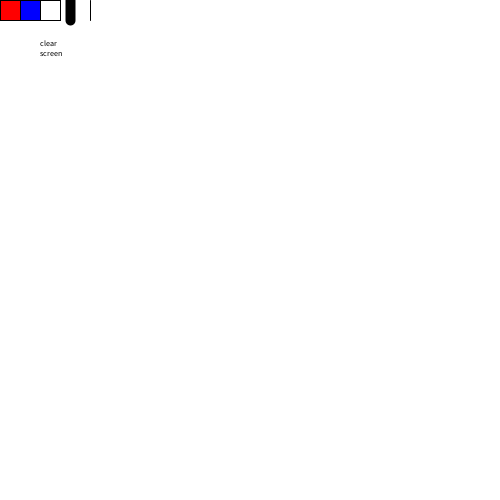
Frame 1 (no input)
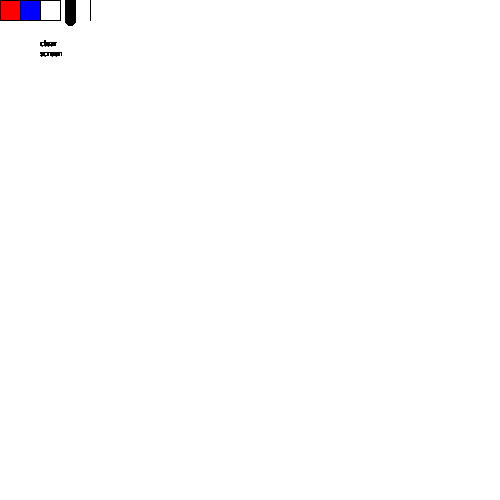
Frame 60 (the mouse pressed at the canvas centre just before this capture)
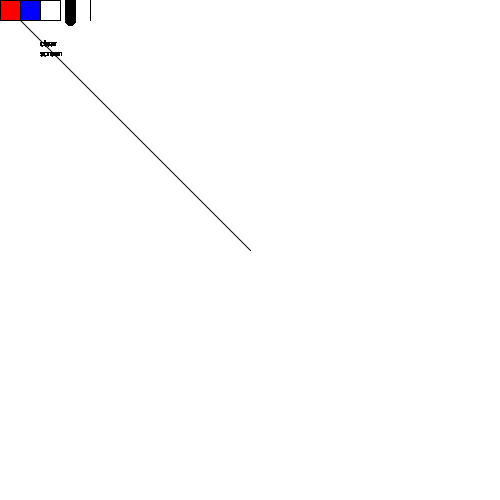
Frame 120 (the mouse held since frame 60 and released just before this capture)

The Processing sketch that drew these frames (run headless with seeded random() and noise(); from frame 60 on, the mouse is pressed at the canvas centre):

// Processing sketch: drawning_program
// ── drawning_program.pde
color paintColor = color(0, 0, 0);
int paintWidth = 1;
 
void setup() {
  size(500, 500);
  background(255);
  stroke(0,0,0);
}
 
void draw() {
  //these are my UI boxes
  strokeWeight(1);
  stroke(0);
  //red button
  fill(255, 0, 0);
  rect (0,0,20,20);
  //blue button
  fill(0,0,255);
  rect(20, 0, 20, 20);
  //clear screen button
  fill(255);
  rect(40, 0, 20, 20);
  //fat line button
  strokeWeight(10);
  line(70, 0, 70, 20);
  //skinny line button
  strokeWeight(1);
  line(90, 0, 90, 20);
  fill(0);
  textSize(8);
  text("clear screen", 40, 40, 25, 80);
   
  //this is my interactive section
  if(mousePressed == true) {
     
    if(mouseX < 20 && mouseX > 0 && mouseY < 20 && mouseY > 0) {
      paintColor = color(255, 0, 0);
    }
    if(mouseX < 40 && mouseX >20 && mouseY <20 && mouseY >0){
      paintColor = color(0, 0, 255);
    }
    if(mouseX < 60 && mouseX >40 && mouseY <20 && mouseY >0){
      background(255);
    }
    if(mouseX < 80 && mouseX >60 && mouseY <20 && mouseY >0 && paintWidth < 20){
      paintWidth++;
    }
    if(mouseX < 100 && mouseX >80 && mouseY <20 && mouseY >0 && paintWidth > 1){
      paintWidth--;
    }
    //here is where we actually draw on the page
    strokeWeight(paintWidth);
    stroke(paintColor);
    if(mouseY > 30) line(pmouseX, pmouseY, mouseX, mouseY);
 
  }
 
}
